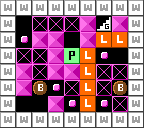

A level layout from a 2D game, rendered from its tile map. Below: a short description, then the map file with its tile-grid data intact:
An orthogonal 9x8 tile map with 16x16 px tiles, 1 tile layer (Tile layer 1).

<map version="1.0" tiledversion="1.1.5" orientation="orthogonal" renderorder="right-down" width="9" height="8" tilewidth="16" tileheight="16" infinite="0" nextobjectid="1">
 <properties>
  <property name="difficulty" value="6" />
  <property name="name" value="Purple Maze" />
  <property name="turns" value="46" />
 </properties>
 <tileset firstgid="1" source="../../../dev/editor_tileset.tsx" />
 <layer name="Tile layer 1" width="9" height="8">
  <data encoding="csv">
1,1,1,1,1,1,1,1,1,
1,0,6,6,6,7,18,7,1,
1,8,7,7,0,7,3,3,1,
1,6,6,7,17,3,8,0,1,
1,7,6,7,7,3,6,6,1,
1,7,2,8,6,3,6,2,1,
1,0,0,7,8,3,8,6,1,
1,1,1,1,1,1,1,1,1
</data>
 </layer>
</map>
